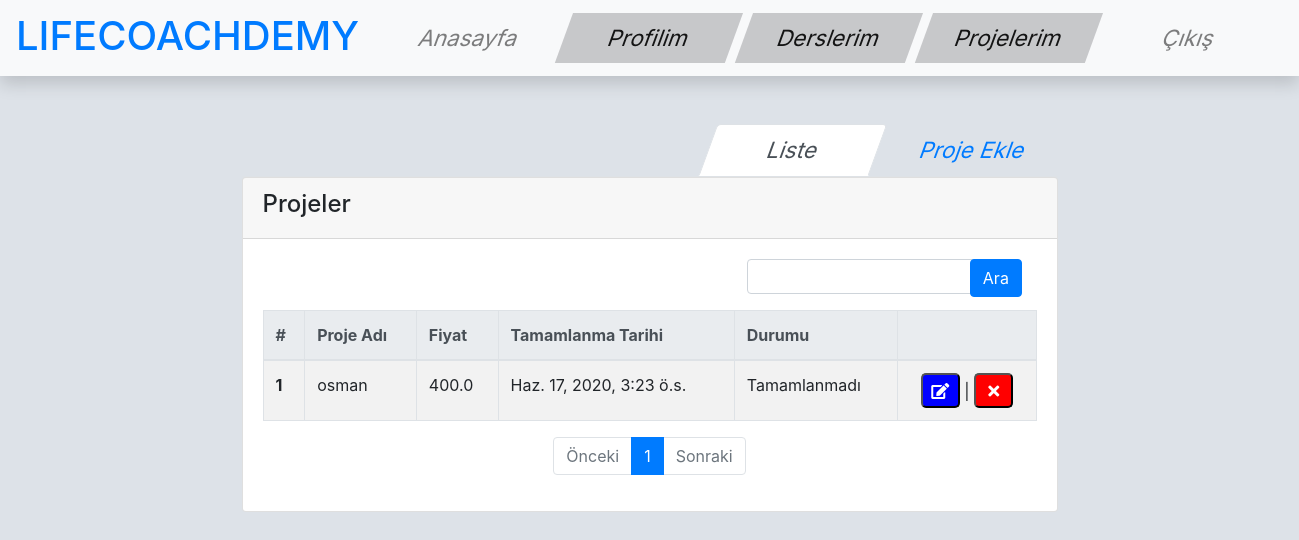
Page /project/index/ (signed in) on the earlier database version.
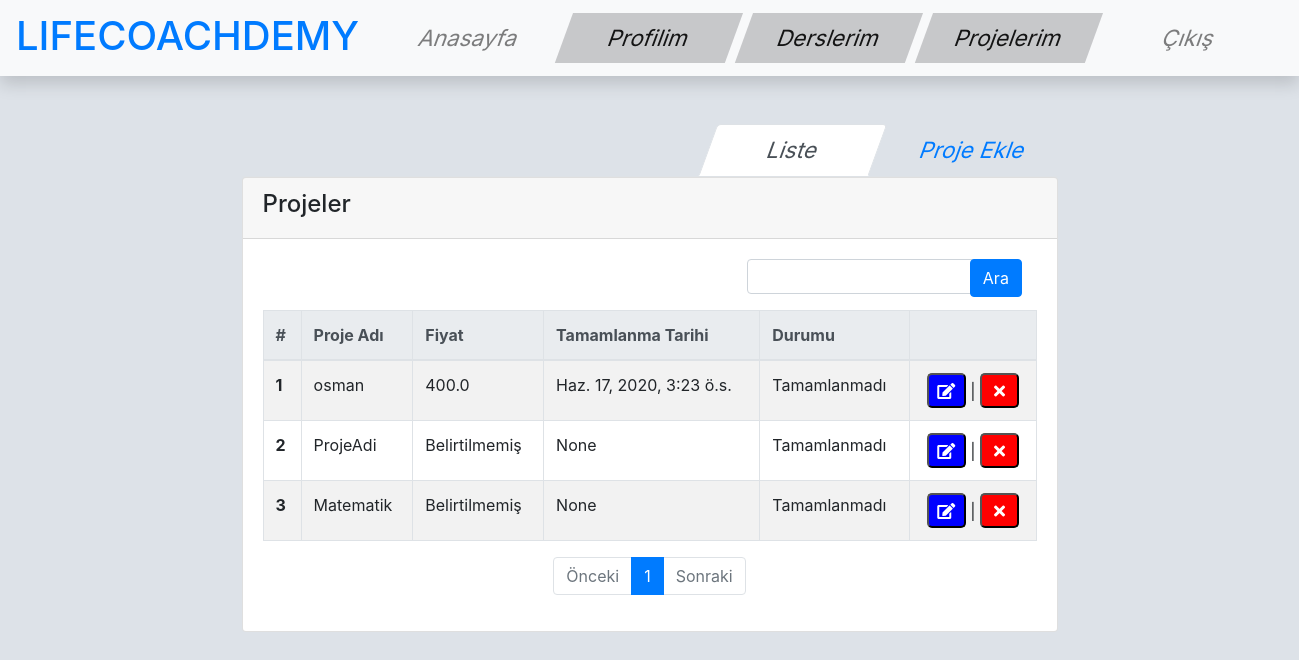
Same page on the later database version.
### project/models.py (models this page shows, shortened)
class Project(models.Model):
    project_owner = models.ForeignKey('auth.User', verbose_name='Proje Sahibi', related_name='projects', on_delete=models.CASCADE)
    name = models.CharField(max_length=120, verbose_name='Projenin Adı')
    content = RichTextField(verbose_name='İçerik', null=True, blank=True)
    documentation = models.FileField(verbose_name='Dökümantasyon', null=True, blank=True)
    price = models.FloatField(verbose_name='Fiyat', null=True, blank=True)
    deadline = models.DateField(verbose_name='Proje Teslim Tarihi')
    done = models.BooleanField(verbose_name='Tamamlandı', default=False)
    slug = models.SlugField(unique=True, editable=False, max_length=130)
    def get_update_url(self):
        return reverse('project:update', kwargs={'slug': self.slug})
    def get_delete_url(self):
        return reverse('project:delete', kwargs={'slug': self.slug})

### project/views.py (the view)
def project_index(request):
    project_list = list(Project.objects.raw('SELECT * FROM project_project WHERE project_owner_id = ' + str(request.user.id) ))
    query = request.GET.get('q')
    if query:
        project_list = list(Project.objects.raw('SELECT DISTINCT * FROM project_project WHERE '
                 '(lower(name) like \'%' + str(query).lower() + '%\') or '
                 '(lower(content) like \'%' + str(query).lower() + '%\') or '
                 '(lower(deadline) like \'%' + str(query).lower() + '%\')'))
    paginator = Paginator(project_list, 5) #Show 5 courses per page
    page = request.GET.get('sayfa')
    try:
        projects = paginator.page(page)
    except PageNotAnInteger:
        projects = paginator.page(1)
    except EmptyPage:
        projects = paginator.page(paginator.num_pages)
    return render(request, 'project/index.html', {'projects': projects})

### templates/project/index.html (shortened to what this page needs)
{% extends 'base.html' %}
{% load crispy_forms_tags %}
{% block body %}
	<div class="container-fluid">
	<div class="mx-auto col-sm-8 main-section" id="myTab" role="tablist">
		<ul class="nav nav-tabs justify-content-end">
			<li class="listelemeTab">
			    <a class="nav-link active" id="list-tab" data-toggle="tab" href="#list" role="tab" aria-controls="list" aria-selected="false">Liste</a>
			</li>
			<li class="listelemeTab">
    			<a class="nav-link" id="form-tab" href="{% if request.user.is_authenticated %}{% url  'project:create' %}{% endif %} " aria-selected="true">Proje Ekle</a>
			</li>
		</ul>
		<div class="tab-content" id="myTabContent">
			<div class="tab-pane fade show active" id="list" role="tabpanel" aria-labelledby="list-tab">
				<div class="card">
					<div class="card-header">
						<h4>Projeler</h4>
					</div>
					<div class="card-body">
                        <form method="get" role="search">
                            <div class="row justify-content-end">
                                <div class="col-sm-4" style="right: 52px;">
                                    <div class="row">
                                        <div class="col-sm-10">
                                            <input class="form-control mb-3" type="search" aria-label="Ara" style="height: 35px;width:250px;" aria-describedby="inputGroup-sizing-lg" name="q" value="{{ request.GET.q }}">
                                        </div>
                                        <div class="col-sm-2">
                                            <button class="btn btn-primary" type="submit">Ara</button>
                                        </div>
                                    </div>
                                </div>
                            </div>
                        </form>
                        <table id="userList" class="table table-bordered table-hover table-striped">
                            <thead class="thead-light">
                            <tr>
                                <th scope="col">#</th>
                                <th scope="col">Proje Adı</th>
                                <th scope="col">Fiyat</th>
                                <th scope="col">Tamamlanma Tarihi</th>
                                <th scope="col">Durumu</th>
                                <th></th>
                            </tr>
                            </thead>
                            <tbody>
                            {% for project in projects %}
                            <tr>
                                <th scope="row">{{ forloop.counter }}</th>
                                <td>{{ project.name }}</td>
                                <td>{% if project.price %}{{ project.price }}{% endif %}{% if not project.price %}Belirtilmemiş{% endif %}</td>
                                <td>{{ project.deadline }}</td>
                                <td>{% if project.done %}Tamamlandı{% endif %}{% if not project.done %}Tamamlanmadı{% endif %}</td>
                                {% ifequal request.user project.project_owner %}
                                <td>
                                    {% if not project.done %}
                                    <div style="text-align:center;">
                                        <button style="background-color:blue;border-radius:5px;width:39px;height: 35px;" data-toggle="tooltip" data-placement="right" title="Güncelle">
                                            <a href="{{ project.get_update_url }}"><i class="fas fa-edit" style="color:white;"></i></a>
                                        </button> |
                                        <button style="background-color:red;border-radius:5px;width:39px;height: 35px;" data-toggle="tooltip" data-placement="right" title="Sil">
                                            <a href="{{ project.get_delete_url }}"><i class="fas fa-times" style="color:white;"></i></a>
                                        </button>
                                    </div>
                                    {% endif %}
                                </td>
                                {% endifequal %}
                            </tr>
                            {% endfor %}
                            </tbody>
                        </table>
                        <div class="row justify-content-center mt-3">
                            <ul class="pagination">
                                <li class="page-item {% if not projects.has_previous %}disabled{% endif %}">
                                    <a class="page-link" {% if not project.has_previous %} href="#" {% endif %}  tabindex="-1" aria-disabled="true">Önceki</a>
                                </li>
                                {% for page in projects.paginator.page_range %}
                                <li class="page-item {% ifequal page projects.number %}active{% endifequal %}"><a class="page-link" href="?sayfa={{ page }}{% if request.GET.q %}&q={{ request.GET.q }}{% endif %}">{{ page }}</a></li>
                                {% endfor %}
                                <li class="page-item {% if not projects.has_next %}disabled{% endif %}">
                                    <a class="page-link" {% if not projects.has_next %} href="#" {% endif %}  tabindex="-1" aria-disabled="true">Sonraki</a>
                                </li>
                            </ul>
                        </div>
                    </div>
				</div>
			</div>
		</div>
	</div>
</div>
{% endblock %}

### templates/base.html (shortened to what this page needs)
<!DOCTYPE html>
{% load static %}
<html lang="en">
<head>
    <link rel="stylesheet" href="{% static 'css/bootstrap.min.css' %}">
    <link rel="stylesheet" href="{% static 'fontawesome/css/all.min.css' %}">
    <link rel="stylesheet" href="{% static 'css/base.css' %}">
</head>
<body class="{% block bodyclass %}{% endblock %}" style="{% block bodystyle %}{% endblock %}">
    {% include 'header.html' %}
    {% block body %}
    {% endblock %}
</body>
</html>

### templates/header.html (shortened to what this page needs)
<nav class="navbar navbar-expand-lg navbar-light bg-light static-top mb-5 shadow">
    <h1 class="text-uppercase mt-1 tm-site-name"><a href="/home">LifeCoachDemy</a></h1>
    <div class="container">
        <div class="collapse navbar-collapse" id="navbarResponsive">
            <ul class="navbar-nav ml-auto">
                <li class="nav-item">
                    <a class="nav-link tm-nav-link" href="/home">Anasayfa <span class="sr-only">(current)</span></a>
                </li>
                {% if request.user.is_authenticated %}
                <li class="nav-item active">
                    <a class="nav-link tm-nav-link" href="{% url  'user:show_profile' %}">Profilim</a>
                </li>
                <li class="nav-item active">
                    <a class="nav-link tm-nav-link" href="{% url  'course:index' %}">Derslerim</a>
                </li>
                <li class="nav-item active">
                    <a class="nav-link tm-nav-link" href="{% url  'project:index' %}">Projelerim</a>
                </li>
                {% endif %}
                {% if request.user.is_authenticated %}
                <li class="nav-item">
                    <a class="nav-link tm-nav-link" href="{% url  'accounts:logout' %}">Çıkış</a>
                </li>
                {% endif %}
            </ul>
        </div>
    </div>
</nav>

### templates/messages.html (shortened to what this page needs)
{% load static %}

### static/css/base.css (style rules this page uses)
body { background-color: #dde2e8; }
.nav-item { font-size: 1.4rem; transform: skew(-20deg, 0); transition: all 0.3s ease; width: 170px; text-align: center; margin-left: 10px; }
.nav-item.active, .nav-item:hover { background-color: #76767b61; }
.nav-item.active .nav-link, .nav-item:hover .nav-link { color: white; }
.listelemeTab { font-size: 1.4rem; transform: skew(-20deg, 0); transition: all 0.3s ease; width: 170px; text-align: center; margin-left: 10px; }

Differences in the rows shown:
added Project: name "ProjeAdi", shows "Belirtilmemiş", deadline "None", done "Tamamlanmadı"
added Project: name "Matematik", shows "Belirtilmemiş", deadline "None", done "Tamamlanmadı"
